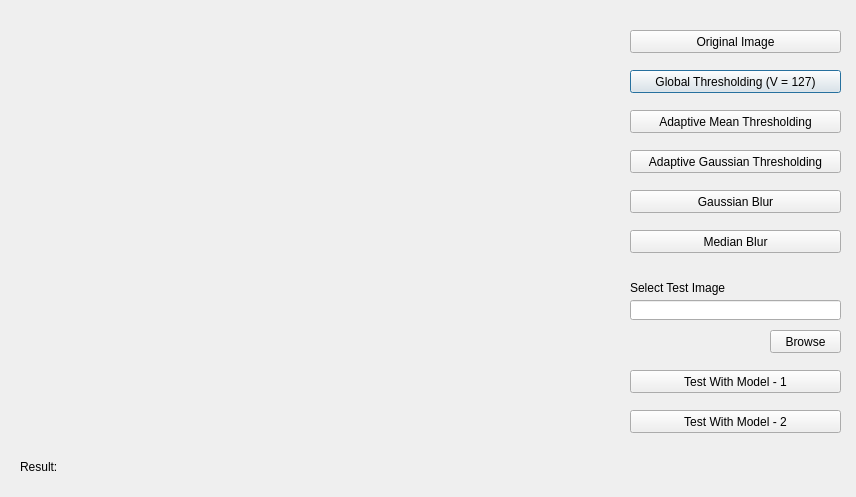
<?xml version="1.0" encoding="UTF-8"?>
<ui version="4.0">
 <class>Dialog</class>
 <widget class="QDialog" name="Dialog">
  <property name="geometry">
   <rect>
    <x>0</x>
    <y>0</y>
    <width>856</width>
    <height>497</height>
   </rect>
  </property>
  <property name="windowTitle">
   <string>Dialog</string>
  </property>
  <widget class="QWidget" name="gridLayoutWidget">
   <property name="geometry">
    <rect>
     <x>19</x>
     <y>29</y>
     <width>591</width>
     <height>401</height>
    </rect>
   </property>
   <layout class="QGridLayout" name="ImageLayout">
    <property name="leftMargin">
     <number>0</number>
    </property>
   </layout>
  </widget>
  <widget class="QPushButton" name="GlobalTBtn">
   <property name="geometry">
    <rect>
     <x>630</x>
     <y>70</y>
     <width>211</width>
     <height>23</height>
    </rect>
   </property>
   <property name="text">
    <string>Global Thresholding (V = 127)</string>
   </property>
  </widget>
  <widget class="QPushButton" name="AdaptiveMBtn">
   <property name="geometry">
    <rect>
     <x>630</x>
     <y>110</y>
     <width>211</width>
     <height>23</height>
    </rect>
   </property>
   <property name="text">
    <string>Adaptive Mean Thresholding</string>
   </property>
  </widget>
  <widget class="QPushButton" name="AdaptiveGBtn">
   <property name="geometry">
    <rect>
     <x>630</x>
     <y>150</y>
     <width>211</width>
     <height>23</height>
    </rect>
   </property>
   <property name="text">
    <string>Adaptive Gaussian Thresholding</string>
   </property>
  </widget>
  <widget class="QPushButton" name="GaussianBtn">
   <property name="geometry">
    <rect>
     <x>630</x>
     <y>190</y>
     <width>211</width>
     <height>23</height>
    </rect>
   </property>
   <property name="text">
    <string>Gaussian Blur</string>
   </property>
  </widget>
  <widget class="QPushButton" name="MedianBtn">
   <property name="geometry">
    <rect>
     <x>630</x>
     <y>230</y>
     <width>211</width>
     <height>23</height>
    </rect>
   </property>
   <property name="text">
    <string>Median Blur</string>
   </property>
  </widget>
  <widget class="QPushButton" name="OriginalBtn">
   <property name="geometry">
    <rect>
     <x>630</x>
     <y>30</y>
     <width>211</width>
     <height>23</height>
    </rect>
   </property>
   <property name="text">
    <string>Original Image</string>
   </property>
  </widget>
  <widget class="QLineEdit" name="InputPath">
   <property name="geometry">
    <rect>
     <x>630</x>
     <y>300</y>
     <width>211</width>
     <height>20</height>
    </rect>
   </property>
  </widget>
  <widget class="QLabel" name="label">
   <property name="geometry">
    <rect>
     <x>630</x>
     <y>280</y>
     <width>181</width>
     <height>16</height>
    </rect>
   </property>
   <property name="text">
    <string>Select Test Image</string>
   </property>
  </widget>
  <widget class="QPushButton" name="browseBtn">
   <property name="geometry">
    <rect>
     <x>770</x>
     <y>330</y>
     <width>71</width>
     <height>23</height>
    </rect>
   </property>
   <property name="text">
    <string>Browse</string>
   </property>
  </widget>
  <widget class="QPushButton" name="modelOneBtn">
   <property name="geometry">
    <rect>
     <x>630</x>
     <y>370</y>
     <width>211</width>
     <height>23</height>
    </rect>
   </property>
   <property name="text">
    <string>Test With Model - 1</string>
   </property>
  </widget>
  <widget class="QPushButton" name="modelTwoBtn">
   <property name="geometry">
    <rect>
     <x>630</x>
     <y>410</y>
     <width>211</width>
     <height>23</height>
    </rect>
   </property>
   <property name="text">
    <string>Test With Model - 2</string>
   </property>
  </widget>
  <widget class="QLabel" name="label_2">
   <property name="geometry">
    <rect>
     <x>20</x>
     <y>460</y>
     <width>47</width>
     <height>13</height>
    </rect>
   </property>
   <property name="text">
    <string>Result:</string>
   </property>
  </widget>
  <widget class="QLabel" name="resultLbl">
   <property name="geometry">
    <rect>
     <x>70</x>
     <y>460</y>
     <width>771</width>
     <height>16</height>
    </rect>
   </property>
   <property name="text">
    <string/>
   </property>
  </widget>
 </widget>
 <resources/>
 <connections/>
</ui>
